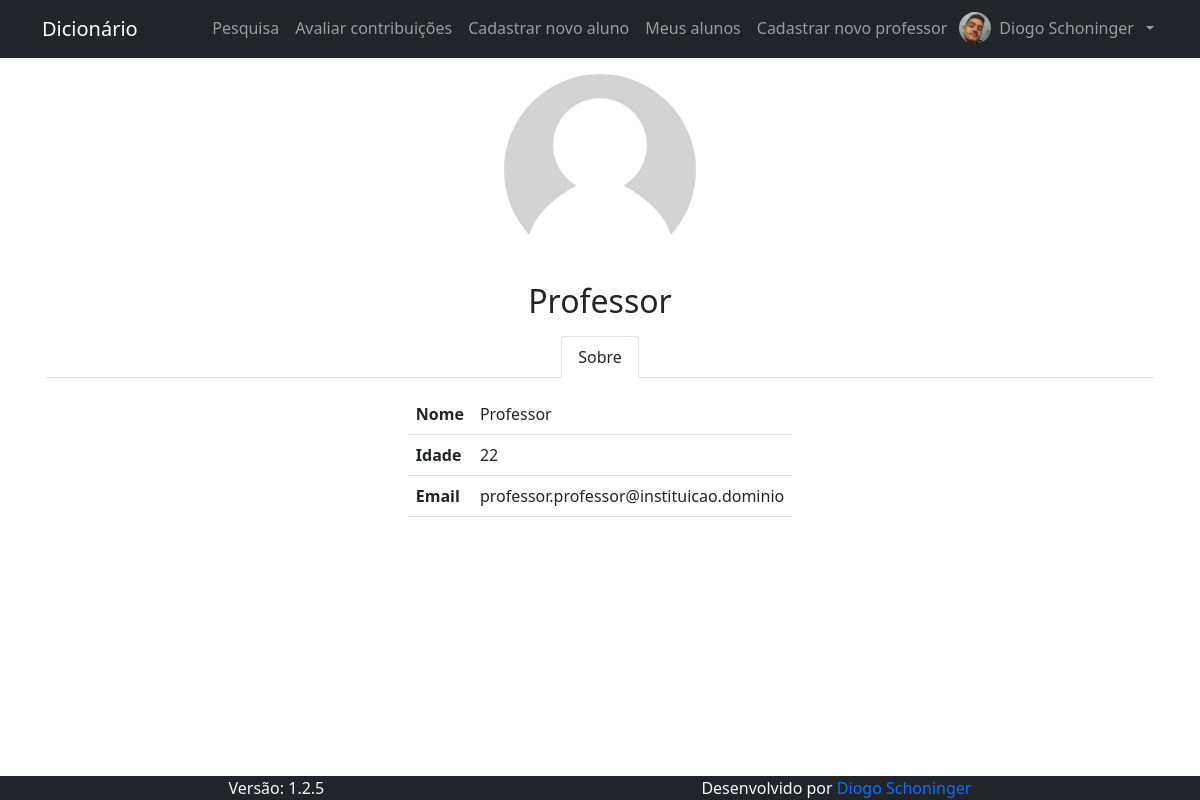
/pages/user/perfil.php?id_usuario=2 (signed in), run on the app's committed database.
### tables this page shows
CREATE TABLE IF NOT EXISTS `usuario` (
  `id_usuario` int(11) NOT NULL AUTO_INCREMENT,
  `nome_usuario` text NOT NULL,
  `email` varchar(128) NOT NULL,
  `cpf` varchar(11) NOT NULL,
  `data_nasc` date NOT NULL,
  `senha` text NOT NULL,
  `nivel` int(1) NOT NULL,
  `primeiro_acesso` int(1) NOT NULL DEFAULT 1,
  `id_responsavel` int(1) NOT NULL,
  `foto` text DEFAULT NULL,
  PRIMARY KEY (`id_usuario`),
  UNIQUE KEY `email` (`email`),
  UNIQUE KEY `cpf` (`cpf`)
);

### pages/user/perfil.php (the view, shortened to what this page needs)
<?php
  if (!isset($_GET["id_usuario"])) {
    if (!isset($_SESSION["id_usuario"])) {
      header("Location: " . BASE_URL);
      exit();
    }
    $usuario["id_usuario"]   = $_SESSION["id_usuario"];
    $usuario["nome_usuario"] = $_SESSION["nome_usuario"];
    $usuario["data_nasc"]    = $_SESSION["data_nasc"];
    $usuario["email"]        = $_SESSION["email"];
    $usuario["foto"]         = $_SESSION["foto"];
    $usuario["nivel"]        = $_SESSION["nivel"];
    $config = true;
  } else {
    $conn = open_db();
    $id_usuario = mysqli_real_escape_string($conn, $_GET["id_usuario"]);
    $result = $conn->query("SELECT id_usuario, nome_usuario, data_nasc, email, foto, nivel FROM usuario WHERE id_usuario = $id_usuario");
    if ($result->num_rows !== 1) {
      header("Location: " . BASE_URL);
      exit();
    } else $usuario = $result->fetch_array();
  }
?>
<div class="row g-0 gap-3">
  <img class="row g-0 mx-auto rounded-circle" src="<?php echo BASE_URL; echo $usuario["foto"] ?? IMG_DEFAULT ?>" style="width: 12rem; height: 12rem; object-fit: cover">
  <h1 class="row g-0 justify-content-center text-center fs-2 m-0"><?php echo $usuario["nome_usuario"] ?></h1>
</div>
<div class="row g-0 gap-3">
  <div class="nav nav-tabs justify-content-center" id="nav-tab" role="tablist">
    <button class="nav-link text-dark active" id="nav-tab-sobre" data-bs-toggle="tab" data-bs-target="#nav-sobre" type="button" role="tab" aria-controls="nav-sobre" aria-selected="false">Sobre</button>
  </div>
  <div class="tab-content col-auto mx-auto" id="nav-tabContent">
    <div class="tab-pane fade show active" id="nav-sobre" role="tabpanel" aria-labelledby="nav-tab-sobre">
      <table class="table m-0">
        <tr>
          <th>Nome</th>
          <td><?php echo $usuario["nome_usuario"] ?></td>
        </tr>
        <tr>
          <th>Idade</th>
          <?php
            $data = explode( "-", $usuario["data_nasc"] );
            $ano_nasc = $data[0];
            $ano_atual = date("Y");
            $usuario["idade"] = $ano_atual - $ano_nasc;
          ?>
          <td><?php echo $usuario["idade"] ?></td>
        </tr>
        <tr>
          <th>Email</th>
          <td class="text-break"><?php echo $usuario["email"] ?></td>
        </tr>
      </table>
    </div>
  </div>
</div>

### data on the page
usuario: nome_usuario "Professor", email "professor.professor@instituicao.dominio"

### other printed values
$nome_usuario[0] "Diogo"
$nome_usuario[$last_name -1] "Schoninger"
$usuario["idade"] "22"
VERSION "1.2.5"
